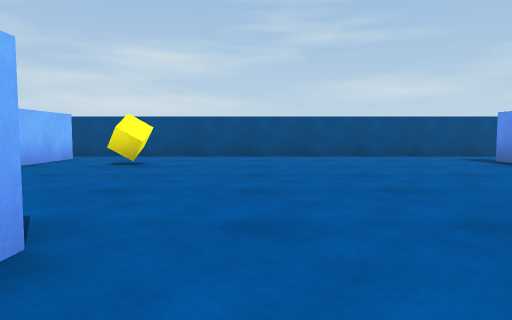
view 1 (above)

18 first-person views from a walk through a 3-D level made in the Unity game engine. The camera is 0.55 m above the floor, tilts 4° down and sees 70° across. The floor is counted in squares, 1 m on a side. Each view is taken from the middle of a square. On the plan, view 1 faces up. The plan holds only what a view shows up to about 9 squares ahead; the rest is blank. The player character is not drawn.

view 2
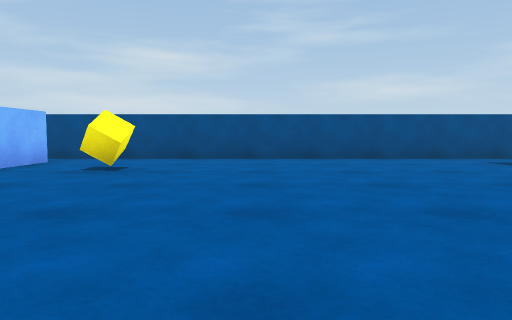

view 3
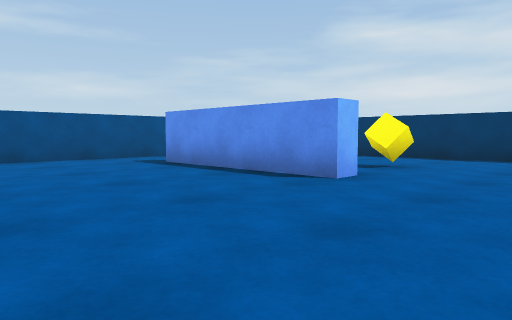

view 4
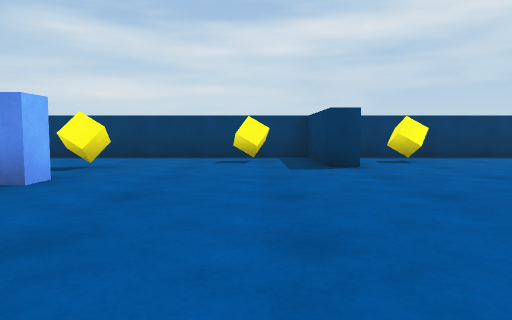

view 5
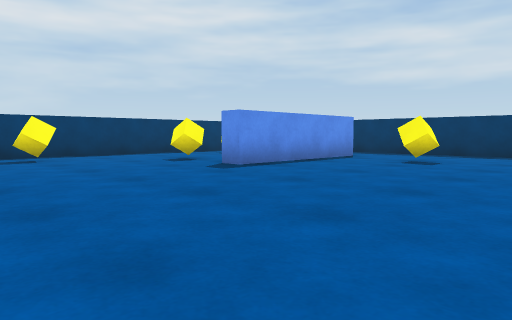

view 6
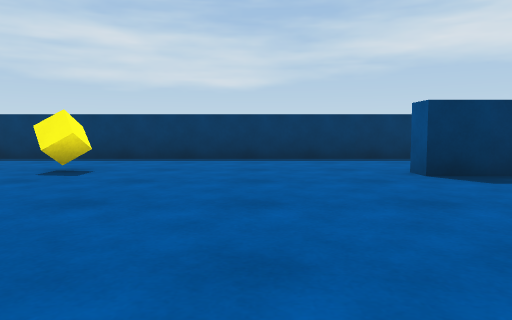

view 7
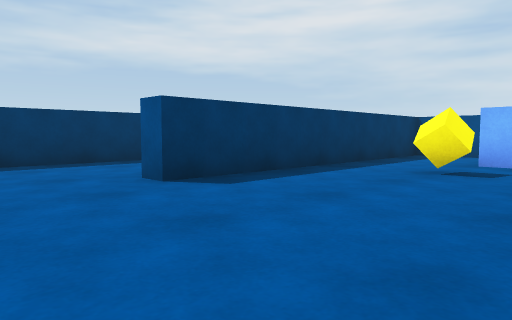

view 8
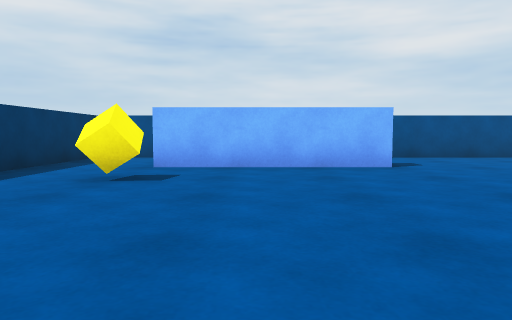

view 9
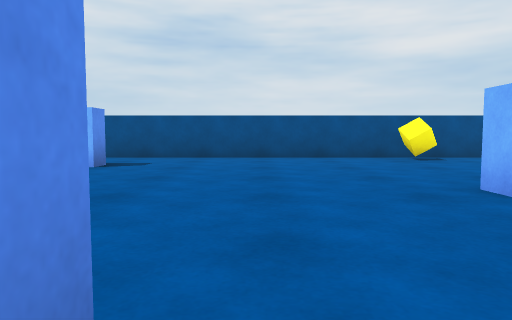

view 10
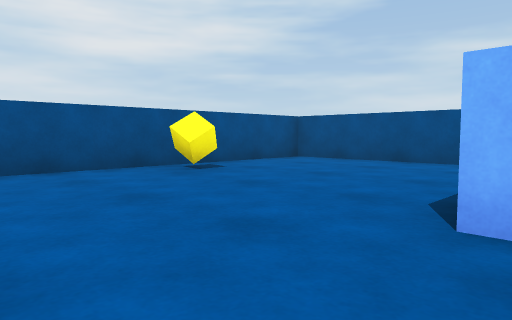

view 11
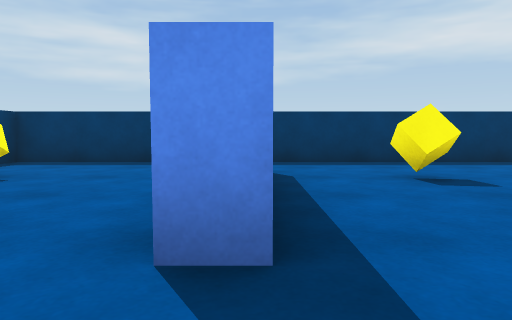

view 12
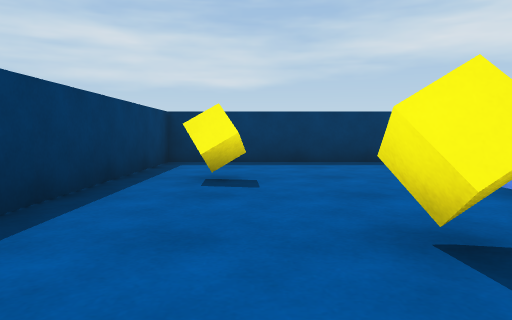

view 13
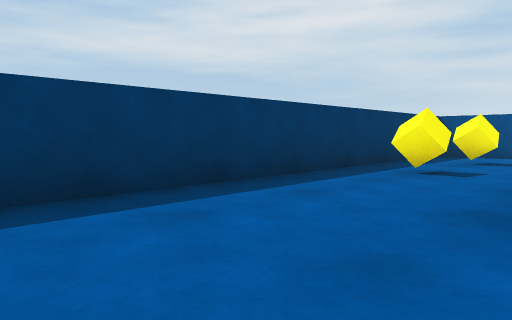

view 14
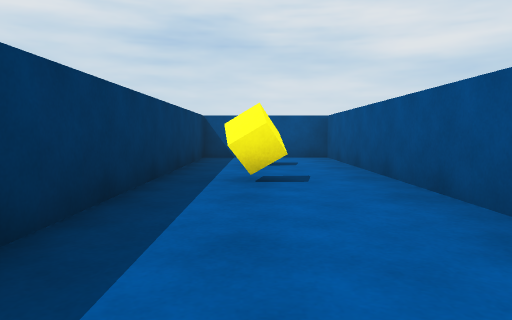

view 15
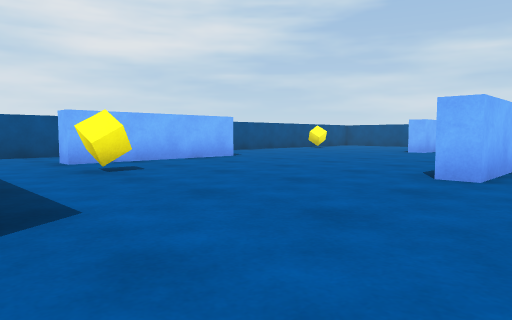

view 16
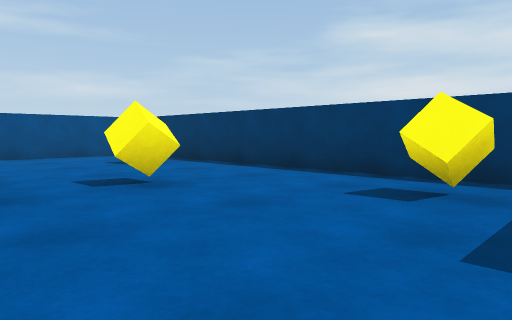

view 17
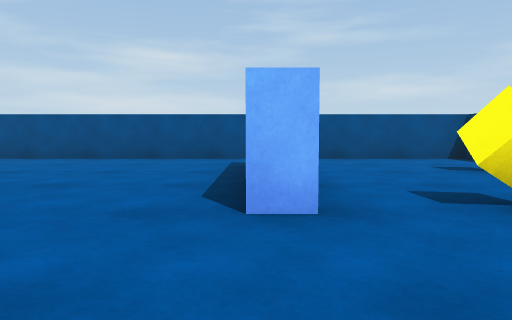

view 18
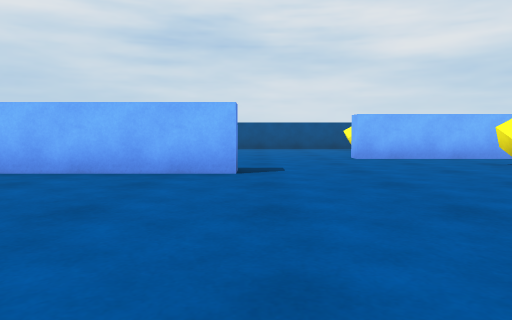

### Floor plan
Points are (right, up) in squares from view 1. A wall is a line through its corners. A room is listed if a view was taken in it or the views show most of it. See-through windows are left out.
Room 1 (views 1, 2, 3, 4, 5, 6, 7, 8, 9, 10, 11, 12, 13, 14, 15, 16, 17, 18)
walls: (-1.6, 1.7) (-1.1, 1.7) (-1.1, -2.3) (-1.6, -2.3); (7.1, -0.9) (7.1, -0.3) (9.8, -0.3) (9.8, 9.2) (-9.7, 9.2) (-9.7, -1.6); (5.5, 3.5) (4.9, 3.5) (4.9, 7.5); (-3.4, -7.3) (-9.7, -7.3) (-9.7, -10.2) (9.8, -10.2) (9.8, -1.5); (-7.6, -0.7) (-7.1, -0.7) (-7.1, -4.7) (-7.6, -4.7); (4.9, -7.9) (4.9, -4.5) (5.5, -4.5); (-4.1, 8.2) (-4.1, 4.3) (-4.8, 4.3); (-9.7, -4) (-9.7, -5.9); (-9.2, -6.8) (-2.2, -6.8) (-2.2, -7.4)
ways out: gap at (-4, 8)
objects: yellow cube (-9, 5); yellow cube (-8, -9); yellow cube (-5, -9); yellow cube (-5, -5); yellow cube (-2, 7); yellow cube (3, -8); yellow cube (7, -5); yellow cube (7, 4); yellow cube (8, -8); yellow cube (8, 1); yellow cube (9, -2)

Where each view was taken, in squares from view 1:
view 1: 0 up, 0 right, facing up
view 2: 1 up, 0 right, facing up
view 3: 1 up, 1 right, facing up-right
view 4: 1 up, 1 right, facing right
view 5: 0 up, 0 right, facing down-right
view 6: 2 down, 0 right, facing down
view 7: 3 down, 0 right, facing down-left
view 8: 3 down, 1 left, facing left
view 9: 2 up, 1 left, facing left
view 10: 2 up, 4 left, facing up-left
view 11: 3 down, 5 right, facing down
view 12: 3 down, 8 right, facing down
view 13: 7 down, 0 right, facing down-left
view 14: 9 down, 1 left, facing left
view 15: 7 down, 0 right, facing up-left
view 16: 0 up, 5 right, facing up-right
view 17: 1 up, 5 right, facing up
view 18: 2 up, 4 right, facing left
